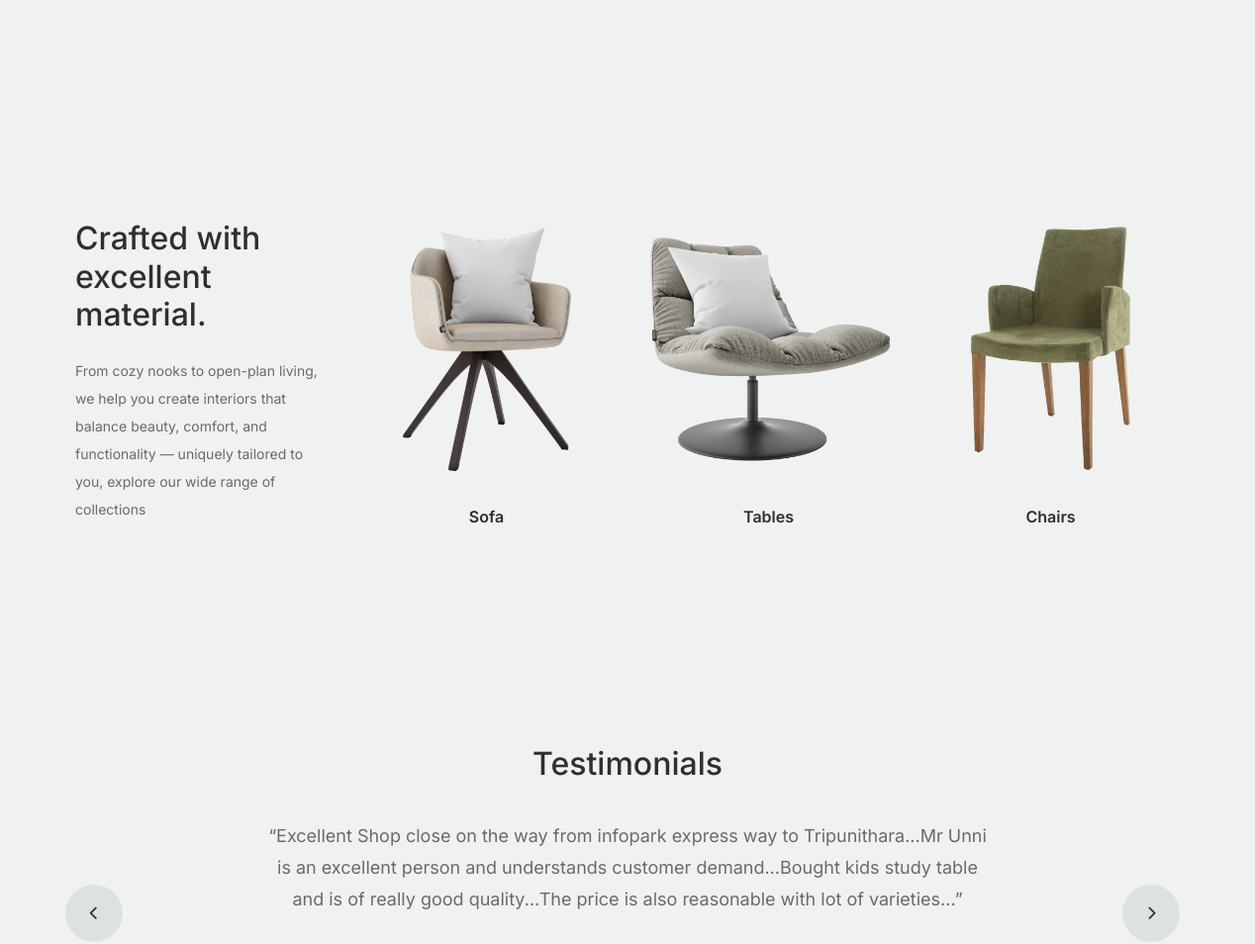
The app's page / (middle part), older data.
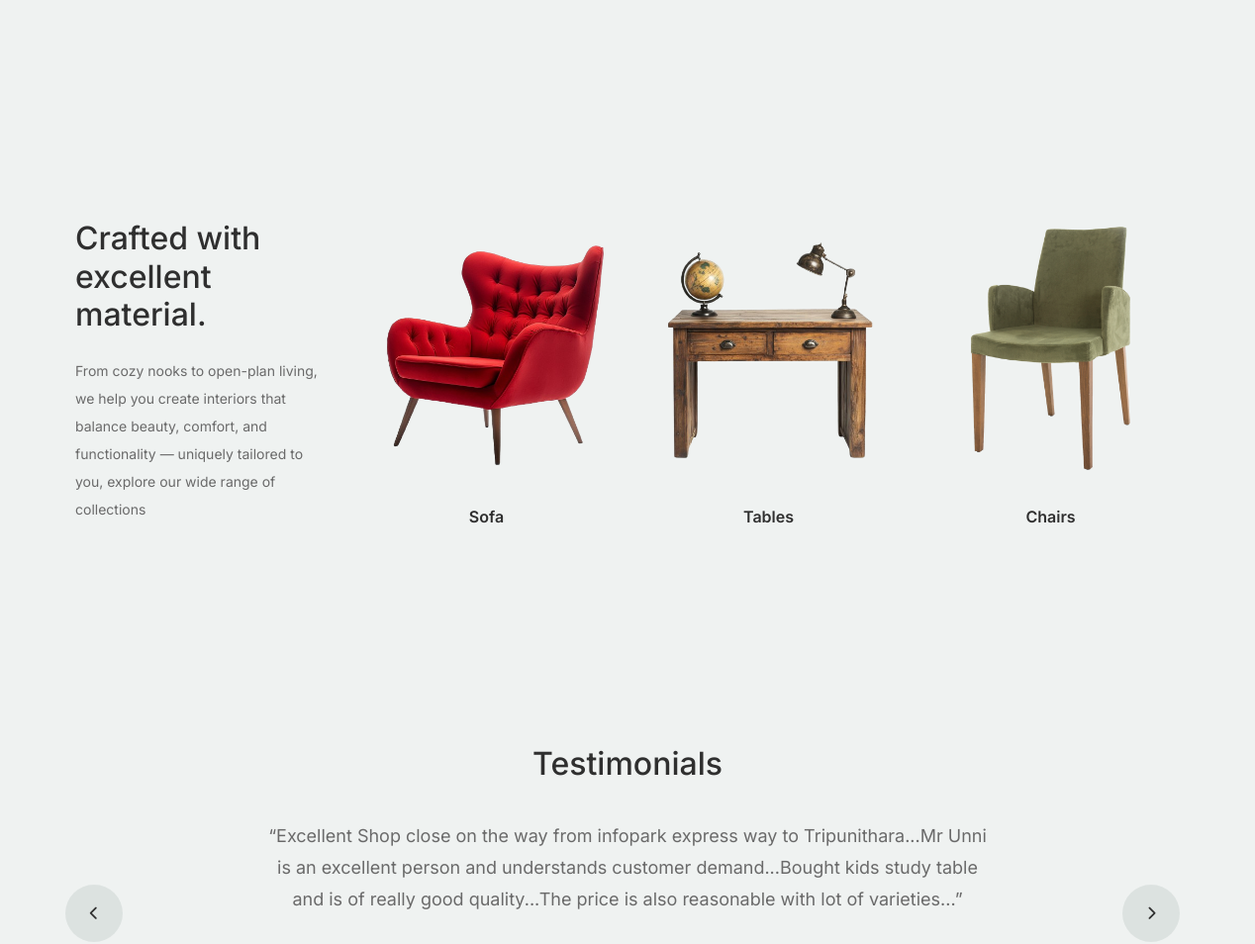
The same page, newer data.
### furni/models.py (models this page shows, shortened)
class Categorie(models.Model):
    name = models.CharField(max_length=200)
    img = models.ImageField(upload_to='categories/')
    updated = models.DateTimeField(auto_now=True)
    created = models.DateTimeField(auto_now_add=True)

class Testimonial(models.Model):
    name = models.CharField(max_length=200)
    content = models.TextField(max_length=500)
    updated = models.DateTimeField(auto_now=True)
    created = models.DateTimeField(auto_now_add=True)

### furni/views.py (the view)
# urls.py: path('', views.home, name = "home"),
def home(request):
    categories = Categorie.objects.all()
    testimonials = Testimonial.objects.all()
    context = {'categories' : categories[0:3], 'testimonials' : testimonials}
    return render(request, "furni/home.html", context)

### furni/templates/furni/home.html (shortened to what this page needs)
{% extends 'main.html' %}
{% block content %}
{% load static %}
		<div class="we-help-section">
		</div>
		<div class="product-section">
			<div class="container">
				<div class="row">
					<div class="col-md-12 col-lg-3 mb-5 mb-lg-0">
						<h2 class="mb-4 section-title">Crafted with excellent material.</h2>
						<p class="mb-4">From cozy nooks to open-plan living, we help you create interiors that balance beauty, comfort, and functionality — uniquely tailored to you, explore our wide range of collections</p>
					</div>
					{% for category in categories %}
					<div class="col-12 col-md-4 col-lg-3 mb-5 mb-md-0">
						<a class="product-item" href="{% url 'category' category.id %}">
							<img src="{{category.img.url}}" class="img-fluid product-thumbnail">
							<h3 class="product-title">{{category.name}}</h3>
						</a>
					</div>
			        {% endfor %}
				</div>
			</div>
		</div>
		<div class="testimonial-section">
			<div class="container">
				<div class="row">
					<div class="col-lg-7 mx-auto text-center">
						<h2 class="section-title">Testimonials</h2>
					</div>
				</div>
				<div class="row justify-content-center">
					<div class="col-lg-12">
						<div class="testimonial-slider-wrap text-center">
							<div id="testimonial-nav">
								<span class="prev" data-controls="prev"><span class="fa fa-chevron-left"></span></span>
								<span class="next" data-controls="next"><span class="fa fa-chevron-right"></span></span>
							</div>
							<div class="testimonial-slider">
								{% for testimonial in testimonials %}
								<div class="item">
									<div class="row justify-content-center">
										<div class="col-lg-8 mx-auto">
											<div class="testimonial-block text-center">
												<blockquote class="mb-5">
													<p>&ldquo;{{testimonial.content}}&rdquo;</p>
												</blockquote>
											</div>
										</div>
									</div>
								</div>
								{% endfor %}
							</div>
						</div>
					</div>
				</div>
			</div>
		</div>
{% endblock content %}

### templates/main.html
{% include 'navbar.html' %}
{% block content %}
{% endblock %}
{% include 'footer.html' %}

### templates/navbar.html (shortened to what this page needs)
{% load static %}
<!doctype html>
<html lang="en">
  <head>
		<link href="{% static 'css/bootstrap.min.css' %}" rel="stylesheet">
		<link href="https://cdnjs.cloudflare.com/ajax/libs/font-awesome/6.0.0-beta3/css/all.min.css" rel="stylesheet">
		<link href="{% static 'css/tiny-slider.css' %}" rel="stylesheet">
		<link href="{% static 'css/style.css' %}" rel="stylesheet">
    </head>
    <body>

### templates/footer.html (shortened to what this page needs)
{% load static %}
	</body>
</html>

### static/css/tiny-slider.css (style rules this page uses)
.tns-slider { -webkit-transition:all 0s;-moz-transition:all 0s;transition:all 0s }
.tns-slider>.tns-item { -webkit-box-sizing:border-box;-moz-box-sizing:border-box;box-sizing:border-box }
.tns-horizontal.tns-subpixel { white-space:nowrap }
.tns-horizontal.tns-subpixel>.tns-item { display:inline-block;vertical-align:top;white-space:normal }

### static/css/style.css (style rules this page uses)
body { overflow-x: hidden; position: relative; }
body { font-family: "Inter", sans-serif; font-weight: 400; line-height: 28px; color: #6a6a6a; font-size: 14px; background-color: #eff2f1; }
a { text-decoration: none; -webkit-transition: .3s all ease; -o-transition: .3s all ease; transition: .3s all ease; color: #2f2f2f; text-decoration: underline; }
.product-title { font-size: 24px; margin-bottom: 10px; }
.section-title { color: #2f2f2f; }
.product-section { padding: 7rem 0; }
.product-section .product-item { text-align: center; text-decoration: none; display: block; position: relative; padding-bottom: 50px; cursor: pointer; }
.product-section .product-item .product-thumbnail { margin-bottom: 30px; position: relative; top: 0; -webkit-transition: .3s all ease; -o-transition: .3s all ease; transition: .3s all ease; }
.product-section .product-item h3 { font-weight: 600; font-size: 16px; }
.product-section .product-item h3, .product-section .product-item strong { color: #2f2f2f; text-decoration: none; }
.product-section .product-item:before { bottom: 0; left: 0; right: 0; position: absolute; content: ""; background: #dce5e4; height: 0%; z-index: -1; border-radius: 10px; -webkit-transition: .3s all ease; -o-transition: .3s all ease; transition: .3s all ease; }
.we-help-section { padding: 7rem 0; }
.testimonial-section { padding: 3rem 0 7rem 0; }
.testimonial-slider-wrap { position: relative; }
.testimonial-slider-wrap .item .testimonial-block blockquote { font-size: 16px; }
@media (min-width: 768px) { .testimonial-slider-wrap .item .testimonial-block blockquote { line-height: 32px; font-size: 18px; } }
.testimonial-slider-wrap #testimonial-nav { position: absolute; top: 50%; z-index: 99; width: 100%; display: none; }
@media (min-width: 768px) { .testimonial-slider-wrap #testimonial-nav { display: block; } }
.testimonial-slider-wrap #testimonial-nav > span { cursor: pointer; position: absolute; width: 58px; height: 58px; line-height: 58px; border-radius: 50%; background: rgba(59, 93, 80, 0.1); color: #2f2f2f; -webkit-transition: .3s all ease; -o-transition: .3s all ease; transition: .3s all ease; }
.testimonial-slider-wrap #testimonial-nav .prev { left: -10px; }
.testimonial-slider-wrap #testimonial-nav .next { right: 0; }

Row changes from the older to the newer data that the page shows:
changed Categorie "Sofa": img: a different picture
changed Categorie "Tables": img: a different picture
